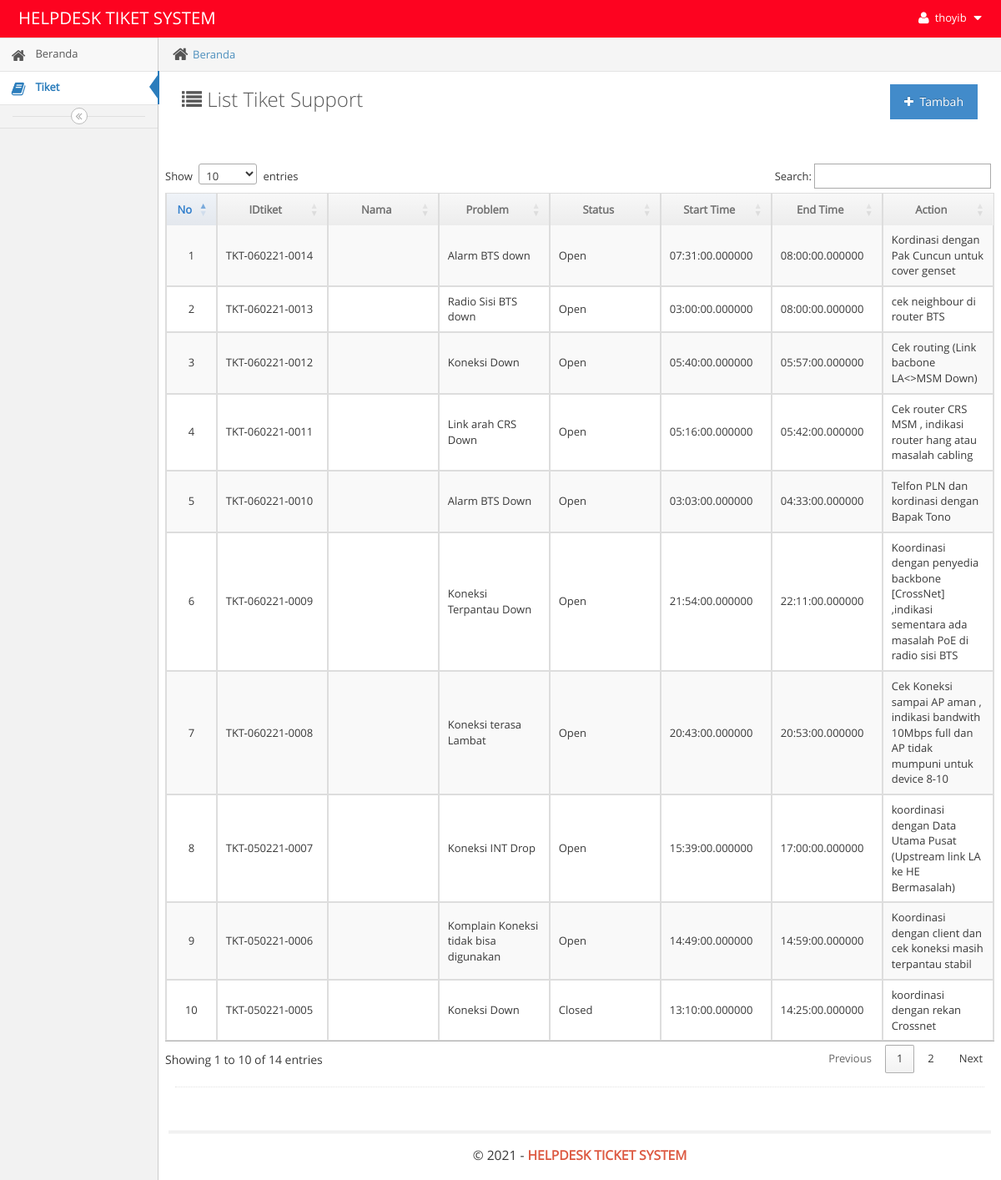
/hdesk/main.php?module=tiket_list (signed in), run on the app's committed database.
### tables this page shows
CREATE TABLE `tiket` (
  `idtiket` varchar(200) NOT NULL,
  `departemen` varchar(100) DEFAULT 'HELPDESK',
  `nama` varchar(100) NOT NULL,
  `email` varchar(100) NOT NULL,
  `client` varchar(100) NOT NULL,
  `problem` varchar(100) NOT NULL,
  `status` enum('Open','Closed') NOT NULL DEFAULT 'Open',
  `action` varchar(100) NOT NULL,
  `hasil` varchar(200) NOT NULL,
  `date` date NOT NULL,
  `createdate` timestamp NOT NULL DEFAULT CURRENT_TIMESTAMP,
  `starttime` time(6) NOT NULL,
  `endtime` time(6) NOT NULL,
  `id_user` int(10) NOT NULL,
  `updatedate` timestamp NOT NULL DEFAULT CURRENT_TIMESTAMP,
  `updateuser` int(10) NOT NULL,
  `attachment` blob,
  `priority` varchar(100) NOT NULL,
  `solveby` int(10) DEFAULT NULL
);

### hdesk/modules/tiket/view_list.php (the view, shortened to what this page needs)
<div class="breadcrumbs breadcrumbs-fixed" id="breadcrumbs">
    <ul class="breadcrumb">
        <li>
            <i class="ace-icon fa fa-home home-icon"></i>
            <a href="?module=beranda">Beranda</a>
        </li>
    </ul>
</div>
<div class="page-content">
    <div class="page-header">
        <h1 style="color:#585858">
            <i class="ace-icon fa fa-list"></i> List Tiket Support
            <a href="?module=form_tiket&form=add">
                <button class="btn btn-primary pull-right">
                    <i class="ace-icon fa fa-plus"></i> Tambah
                </button>
            </a>
        </h1>
        <br>
        <br>
<br>
    <div class="row">
        <div class="col-xs-12">
            <div class="row">
                <div class="col-xs-12">
                    <div>
                        <div class="row">
                                <table id="dynamic-table" class="table table-striped table-bordered table-hover">
                            <thead>
                                <tr>
                                    <th class='center'>No</th>
                                    <th class='center'>IDtiket</th>
                                    <th class='center'>Nama</th>
                                    <th class="center" >Problem</th>
                                    <th class="center" >Status</th>
                                    <th class='center'>Start Time</th>
									<th class='center'>End Time</th>
									<th class='center'>Action</th>
                                </tr>
                            </thead>
                            <?php
                            $no = 1;
                            $created_user = $_SESSION['id_user'];
                            $query = mysqli_query($mysqli, "SELECT
  *
FROM
  tiket
   where id_user='$created_user'
GROUP BY idtiket DESC
")
                                                or die('Ada kesalahan pada query tampil Data: '.mysqli_error($mysqli));
                            while ($data = mysqli_fetch_assoc($query)) {
                            ?>
                          <tr>
                          <td width="10" class="center"><?php echo $no; ?></td>
                          <td width="100"><?php echo $data['idtiket']; ?></td>
                          <td width="100"><?php echo $data['nama']; ?></td>
                          <td width="100"><?php echo $data['problem']; ?></td>
                          <td width="100"><?php echo $data['status']; ?></td>
                          <td width="100"><?php echo $data['starttime']; ?></td>
                          <td width="100"><?php echo $data['endtime']; ?></td>
						  <td width="100"><?php echo $data['action']; ?></td>
                                    </div>
                                    </div>
                                </tr>
                            <?php
                                $no++;
                            } ?>

### data on the page
tiket: idtiket "TKT-060221-0014", problem "Alarm BTS down", status "Open", starttime "07:31:00.000000", endtime "08:00:00.000000", action "Kordinasi dengan Pak Cuncun untuk cover genset"
tiket: idtiket "TKT-060221-0013", problem "Radio Sisi BTS down", status "Open", starttime "03:00:00.000000", endtime "08:00:00.000000", action "cek neighbour di router BTS"
tiket: idtiket "TKT-060221-0012", problem "Koneksi Down", status "Open", starttime "05:40:00.000000", endtime "05:57:00.000000", action "Cek routing (Link bacbone LA<>MSM Down)"
tiket: idtiket "TKT-060221-0011", problem "Link arah CRS Down", status "Open", starttime "05:16:00.000000", endtime "05:42:00.000000", action "Cek router CRS MSM , indikasi router hang atau masalah cabling"
tiket: idtiket "TKT-060221-0010", problem "Alarm BTS Down", status "Open", starttime "03:03:00.000000", endtime "04:33:00.000000", action "Telfon PLN dan kordinasi dengan Bapak Tono"
tiket: idtiket "TKT-060221-0009", problem "Koneksi Terpantau Down", status "Open", starttime "21:54:00.000000", endtime "22:11:00.000000", action "Koordinasi dengan penyedia backbone [CrossNet] ,indikasi sementara ada masalah PoE di radio sisi BTS"
tiket: idtiket "TKT-060221-0008", problem "Koneksi terasa Lambat", status "Open", starttime "20:43:00.000000", endtime "20:53:00.000000", action "Cek Koneksi sampai AP aman , indikasi bandwith 10Mbps full dan AP tidak mumpuni untuk device 8-10"
tiket: idtiket "TKT-050221-0007", problem "Koneksi INT Drop", status "Open", starttime "15:39:00.000000", endtime "17:00:00.000000", action "koordinasi dengan Data Utama Pusat (Upstream link LA ke HE Bermasalah)"
tiket: idtiket "TKT-050221-0006", problem "Komplain Koneksi tidak bisa digunakan", status "Open", starttime "14:49:00.000000", endtime "14:59:00.000000", action "Koordinasi dengan client dan cek koneksi masih terpantau stabil"
tiket: idtiket "TKT-050221-0005", problem "Koneksi Down", status "Closed", starttime "13:10:00.000000", endtime "14:25:00.000000", action "koordinasi dengan rekan Crossnet"

### other printed values
$_SESSION['username'] "thoyib"
